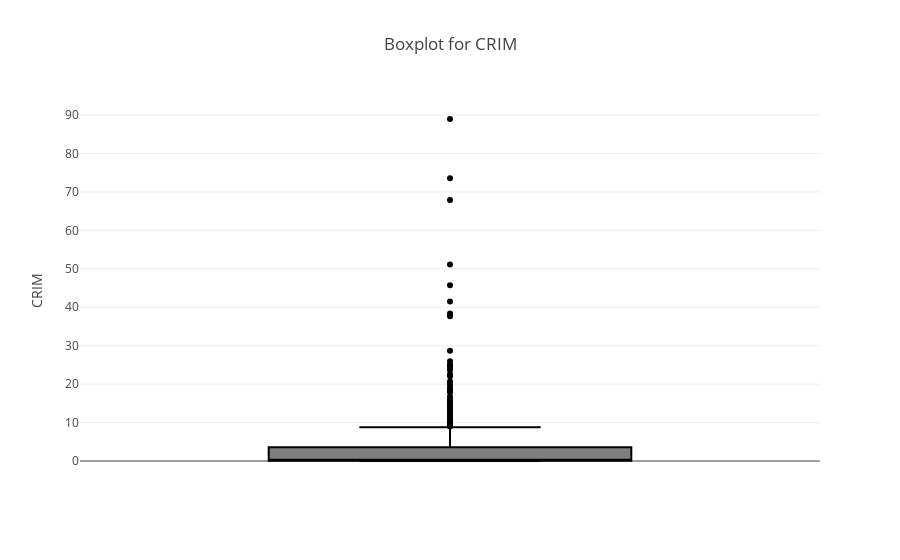
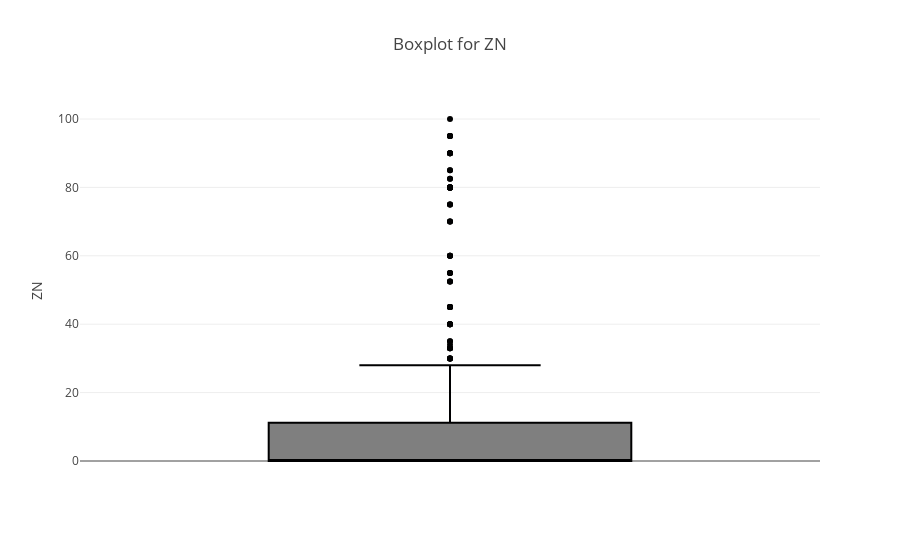
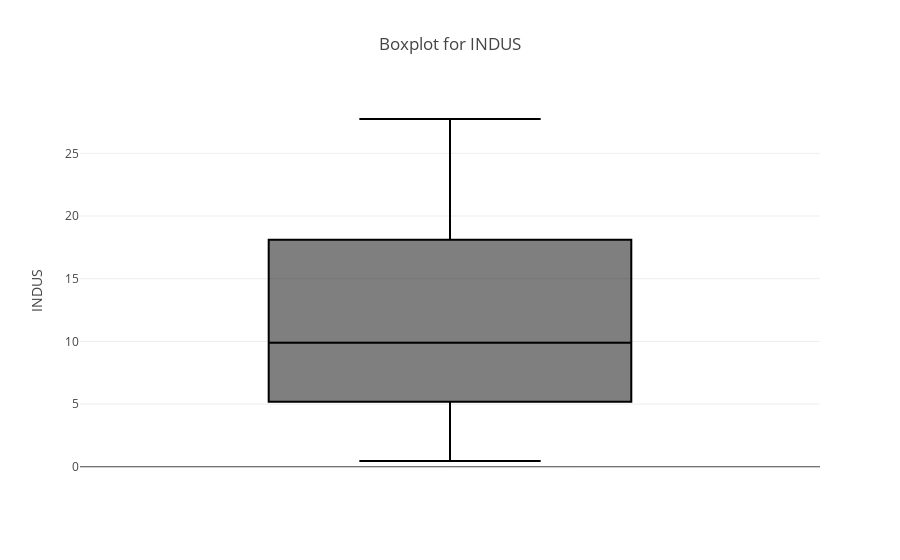
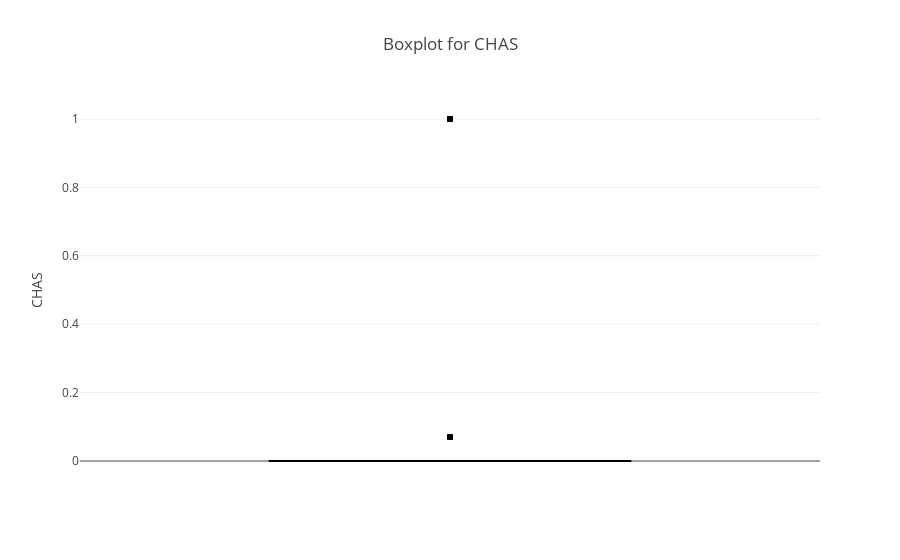

The notebook cell saved with these charts, in order:
### Code cell
# Checking Outliers with Box Plot
for column in df.columns:
    fig = px.box(df, y=column, title=f"Boxplot for {column}")
    fig.show()

### Figure 1 — Plotly figure (JSON) as saved in the notebook; plotly's stock layout.template omitted (floating-point values rounded to 4 significant figures; data arrays with more than 128 entries replaced by an {"elided": "..."} marker saying what was removed)
{"data": [{"alignmentgroup": "True", "hovertemplate": "CRIM=%{y}<extra></extra>", "legendgroup": "", "marker": {"color": "#000001"}, "name": "", "notched": false, "offsetgroup": "", "orientation": "v", "showlegend": false, "type": "box", "x0": " ", "xaxis": "x", "y": {"elided": "506 float values"}, "y0": " ", "yaxis": "y"}], "layout": {"boxmode": "group", "legend": {"tracegroupgap": 0}, "title": {"text": "Boxplot for CRIM"}, "xaxis": {"anchor": "y", "domain": [0, 1]}, "yaxis": {"anchor": "x", "domain": [0, 1], "title": {"text": "CRIM"}}}}

### Figure 2 — Plotly figure (JSON) as saved in the notebook; plotly's stock layout.template omitted (floating-point values rounded to 4 significant figures; data arrays with more than 128 entries replaced by an {"elided": "..."} marker saying what was removed)
{"data": [{"alignmentgroup": "True", "hovertemplate": "ZN=%{y}<extra></extra>", "legendgroup": "", "marker": {"color": "#000001"}, "name": "", "notched": false, "offsetgroup": "", "orientation": "v", "showlegend": false, "type": "box", "x0": " ", "xaxis": "x", "y": {"elided": "506 float values"}, "y0": " ", "yaxis": "y"}], "layout": {"boxmode": "group", "legend": {"tracegroupgap": 0}, "title": {"text": "Boxplot for ZN"}, "xaxis": {"anchor": "y", "domain": [0, 1]}, "yaxis": {"anchor": "x", "domain": [0, 1], "title": {"text": "ZN"}}}}

### Figure 3 — Plotly figure (JSON) as saved in the notebook; plotly's stock layout.template omitted (floating-point values rounded to 4 significant figures; data arrays with more than 128 entries replaced by an {"elided": "..."} marker saying what was removed)
{"data": [{"alignmentgroup": "True", "hovertemplate": "INDUS=%{y}<extra></extra>", "legendgroup": "", "marker": {"color": "#000001"}, "name": "", "notched": false, "offsetgroup": "", "orientation": "v", "showlegend": false, "type": "box", "x0": " ", "xaxis": "x", "y": {"elided": "506 float values"}, "y0": " ", "yaxis": "y"}], "layout": {"boxmode": "group", "legend": {"tracegroupgap": 0}, "title": {"text": "Boxplot for INDUS"}, "xaxis": {"anchor": "y", "domain": [0, 1]}, "yaxis": {"anchor": "x", "domain": [0, 1], "title": {"text": "INDUS"}}}}

### Figure 4 — Plotly figure (JSON) as saved in the notebook; plotly's stock layout.template omitted (floating-point values rounded to 4 significant figures; data arrays with more than 128 entries replaced by an {"elided": "..."} marker saying what was removed)
{"data": [{"alignmentgroup": "True", "hovertemplate": "CHAS=%{y}<extra></extra>", "legendgroup": "", "marker": {"color": "#000001"}, "name": "", "notched": false, "offsetgroup": "", "orientation": "v", "showlegend": false, "type": "box", "x0": " ", "xaxis": "x", "y": {"elided": "506 float values"}, "y0": " ", "yaxis": "y"}], "layout": {"boxmode": "group", "legend": {"tracegroupgap": 0}, "title": {"text": "Boxplot for CHAS"}, "xaxis": {"anchor": "y", "domain": [0, 1]}, "yaxis": {"anchor": "x", "domain": [0, 1], "title": {"text": "CHAS"}}}}
